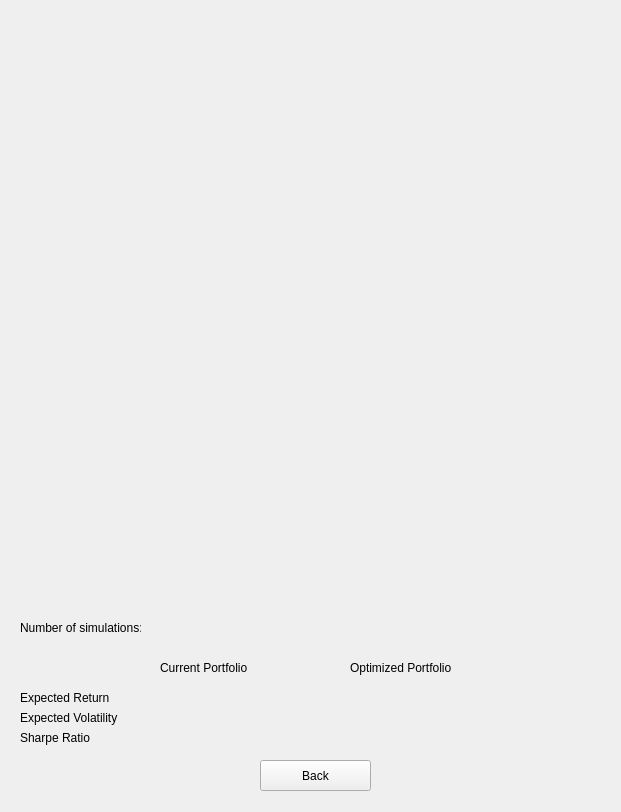
<?xml version="1.0" encoding="UTF-8"?>
<ui version="4.0">
 <class>ChartWindow</class>
 <widget class="QWidget" name="ChartWindow">
  <property name="geometry">
   <rect>
    <x>0</x>
    <y>0</y>
    <width>621</width>
    <height>812</height>
   </rect>
  </property>
  <property name="windowTitle">
   <string>Efficient Fronteir</string>
  </property>
  <widget class="QPushButton" name="btn_back">
   <property name="geometry">
    <rect>
     <x>260</x>
     <y>760</y>
     <width>111</width>
     <height>31</height>
    </rect>
   </property>
   <property name="text">
    <string>Back</string>
   </property>
  </widget>
  <widget class="QLabel" name="lbl_ExpRet">
   <property name="geometry">
    <rect>
     <x>20</x>
     <y>690</y>
     <width>91</width>
     <height>16</height>
    </rect>
   </property>
   <property name="text">
    <string>Expected Return</string>
   </property>
  </widget>
  <widget class="QLabel" name="lbl_ExpVol">
   <property name="geometry">
    <rect>
     <x>20</x>
     <y>710</y>
     <width>101</width>
     <height>16</height>
    </rect>
   </property>
   <property name="text">
    <string>Expected Volatility</string>
   </property>
  </widget>
  <widget class="QLabel" name="lbl_CurPort">
   <property name="geometry">
    <rect>
     <x>160</x>
     <y>660</y>
     <width>91</width>
     <height>16</height>
    </rect>
   </property>
   <property name="text">
    <string>Current Portfolio</string>
   </property>
  </widget>
  <widget class="QLabel" name="lbl_OptPort">
   <property name="geometry">
    <rect>
     <x>350</x>
     <y>660</y>
     <width>101</width>
     <height>16</height>
    </rect>
   </property>
   <property name="text">
    <string>Optimized Portfolio</string>
   </property>
  </widget>
  <widget class="QLabel" name="lbl_ExpRetCur">
   <property name="geometry">
    <rect>
     <x>160</x>
     <y>690</y>
     <width>81</width>
     <height>16</height>
    </rect>
   </property>
   <property name="frameShape">
    <enum>QFrame::NoFrame</enum>
   </property>
   <property name="text">
    <string>&lt;ExpRetCur&gt;</string>
   </property>
   <property name="alignment">
    <set>Qt::AlignCenter</set>
   </property>
  </widget>
  <widget class="QLabel" name="lbl_ExpVolCur">
   <property name="geometry">
    <rect>
     <x>160</x>
     <y>710</y>
     <width>81</width>
     <height>16</height>
    </rect>
   </property>
   <property name="frameShape">
    <enum>QFrame::NoFrame</enum>
   </property>
   <property name="text">
    <string>&lt;ExpVolCur&gt;</string>
   </property>
   <property name="alignment">
    <set>Qt::AlignCenter</set>
   </property>
  </widget>
  <widget class="QLabel" name="lbl_ExpRetPort">
   <property name="geometry">
    <rect>
     <x>360</x>
     <y>690</y>
     <width>81</width>
     <height>16</height>
    </rect>
   </property>
   <property name="frameShape">
    <enum>QFrame::NoFrame</enum>
   </property>
   <property name="text">
    <string>&lt;ExpRetOpt&gt;</string>
   </property>
   <property name="alignment">
    <set>Qt::AlignCenter</set>
   </property>
  </widget>
  <widget class="QLabel" name="lbl_ExpVolPort">
   <property name="geometry">
    <rect>
     <x>360</x>
     <y>710</y>
     <width>81</width>
     <height>16</height>
    </rect>
   </property>
   <property name="frameShape">
    <enum>QFrame::NoFrame</enum>
   </property>
   <property name="text">
    <string>&lt;ExpVolOpt&gt;</string>
   </property>
   <property name="alignment">
    <set>Qt::AlignCenter</set>
   </property>
  </widget>
  <widget class="QLabel" name="lbl_NumSim">
   <property name="geometry">
    <rect>
     <x>20</x>
     <y>620</y>
     <width>121</width>
     <height>16</height>
    </rect>
   </property>
   <property name="text">
    <string>Number of simulations:</string>
   </property>
  </widget>
  <widget class="QLabel" name="lbl_NumSim2">
   <property name="geometry">
    <rect>
     <x>260</x>
     <y>620</y>
     <width>121</width>
     <height>16</height>
    </rect>
   </property>
   <property name="text">
    <string>&lt;Number of simulations&gt;</string>
   </property>
  </widget>
  <widget class="QLabel" name="lbl_ExpSrPort">
   <property name="geometry">
    <rect>
     <x>360</x>
     <y>730</y>
     <width>81</width>
     <height>16</height>
    </rect>
   </property>
   <property name="frameShape">
    <enum>QFrame::NoFrame</enum>
   </property>
   <property name="text">
    <string>&lt;SharpeOpt&gt;</string>
   </property>
   <property name="alignment">
    <set>Qt::AlignCenter</set>
   </property>
  </widget>
  <widget class="QLabel" name="lbl_SharpeRatio">
   <property name="geometry">
    <rect>
     <x>20</x>
     <y>730</y>
     <width>101</width>
     <height>16</height>
    </rect>
   </property>
   <property name="text">
    <string>Sharpe Ratio</string>
   </property>
  </widget>
  <widget class="QLabel" name="lbl_ExpSrCur">
   <property name="geometry">
    <rect>
     <x>160</x>
     <y>730</y>
     <width>81</width>
     <height>16</height>
    </rect>
   </property>
   <property name="frameShape">
    <enum>QFrame::NoFrame</enum>
   </property>
   <property name="text">
    <string>&lt;SharpeCur&gt;</string>
   </property>
   <property name="alignment">
    <set>Qt::AlignCenter</set>
   </property>
  </widget>
 </widget>
 <resources/>
 <connections/>
</ui>
